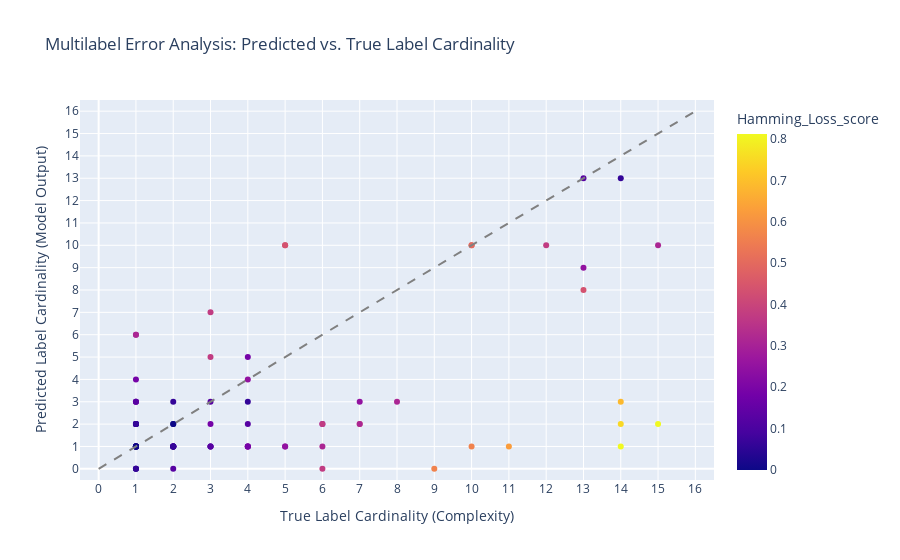

This figure's notebook cell:
### Code cell
# 1. Calculate Cardinalities (Sum across the label axis, axis=1)
true_cardinality = np.sum(y_test_transformed, axis=1)
pred_cardinality = np.sum(moc_preds_test, axis=1)

# 2. Calculate Hamming Loss per sample
# Hamming loss for sample i = (number of mismatches) / N_LABELS
mismatches = np.sum(y_test_transformed != moc_preds_test, axis=1)
hamming_loss_score_ = mismatches / y_test_transformed.shape[1]

# 3. Create the Visualization DataFrame
df_error_vis = pd.DataFrame({
    'Sample_ID': [f'Sample_{i}' for i in range(y_test_transformed.shape[0])],
    'True_Cardinality': true_cardinality,
    'Predicted_Cardinality': pred_cardinality,
    'Hamming_Loss_score': hamming_loss_score_,
    'Total_Errors': mismatches
})

fig = px.scatter(
    df_error_vis,
    x='True_Cardinality',
    y='Predicted_Cardinality',
    # Color the points by the error metric
    color='Hamming_Loss_score',
    # Scale the size of the points by the number of errors
    # size='Total_Errors',
    hover_data=['Sample_ID', 'Total_Errors'],
    title='Multilabel Error Analysis: Predicted vs. True Label Cardinality',
    color_continuous_scale=px.colors.sequential.Plasma, # Use a good sequential color scale
)

# Set axis limits and labels for a clear square comparison
max_cardinality = y_test_transformed.shape[1]
fig.update_xaxes(
    range=[-0.5, max_cardinality + 0.5],
    tickvals=np.arange(0, max_cardinality + 1),
    title="True Label Cardinality (Complexity)"
)
fig.update_yaxes(
    range=[-0.5, max_cardinality + 0.5],
    tickvals=np.arange(0, max_cardinality + 1),
    title="Predicted Label Cardinality (Model Output)"
)

# Add a diagonal line for perfect cardinality prediction (where X=Y)
fig.add_shape(
    type="line", line=dict(dash='dash', color='gray'),
    x0=0, y0=0, x1=max_cardinality, y1=max_cardinality
)

fig.show()

### Figure 1 — Plotly figure (JSON) as saved in the notebook; plotly's stock layout.template omitted (floating-point values rounded to 4 significant figures; data arrays with more than 128 entries replaced by an {"elided": "..."} marker saying what was removed)
{"data": [{"customdata": {"elided": "80x2 mixed values"}, "hovertemplate": "True_Cardinality=%{x}<br>Predicted_Cardinality=%{y}<br>Sample_ID=%{customdata[0]}<br>Total_Errors=%{customdata[1]}<br>Hamming_Loss_score=%{marker.color}<extra></extra>", "legendgroup": "", "marker": {"color": [0.0, 0.0625, 0.375, 0.0625, 0.0, 0.0, 0.0625, 0.25, 0.25, 0.0625, 0.1875, 0.0625, 0.3125, 0.125, 0.0625, 0.125, 0.0, 0.375, 0.3125, 0.125, 0.0625, 0.0625, 0.0, 0.125, 0.8125, 0.6875, 0.1875, 0.1875, 0.1875, 0.0625, 0.125, 0.0625, 0.375, 0.0625, 0.0625, 0.3125, 0.3125, 0.0625, 0.25, 0.0, 0.0, 0.125, 0.25, 0.0, 0.1875, 0.3125, 0.75, 0.3125, 0.25, 0.8125, 0.1875, 0.25, 0.125, 0.625, 0.0625, 0.375, 0.1875, 0.0625, 0.4375, 0.4375, 0.5, 0.5, 0.0, 0.4375, 0.5625, 0.5625, 0.0, 0.0, 0.0625, 0.0, 0.125, 0.375, 0.25, 0.0625, 0.125, 0.0625, 0.4375, 0.3125, 0.1875, 0.125], "coloraxis": "coloraxis", "symbol": "circle"}, "mode": "markers", "name": "", "orientation": "v", "showlegend": false, "type": "scatter", "x": [1, 2, 3, 2, 1, 1, 1, 4, 6, 2, 4, 1, 4, 3, 2, 2, 1, 12, 6, 4, 4, 14, 1, 1, 15, 14, 2, 4, 2, 1, 3, 2, 3, 1, 1, 1, 1, 2, 1, 1, 1, 13, 13, 1, 1, 15, 14, 8, 5, 14, 4, 7, 1, 11, 2, 6, 3, 1, 5, 5, 10, 10, 2, 13, 9, 10, 2, 1, 1, 1, 3, 6, 5, 1, 3, 1, 7, 7, 4, 1], "xaxis": "x", "y": [1, 1, 7, 3, 1, 1, 2, 4, 2, 1, 1, 0, 1, 1, 1, 0, 1, 10, 1, 2, 3, 13, 1, 3, 2, 3, 1, 1, 1, 2, 1, 1, 5, 2, 2, 6, 6, 1, 3, 1, 1, 13, 9, 1, 4, 10, 2, 3, 1, 1, 1, 3, 1, 1, 1, 2, 2, 2, 10, 10, 10, 10, 2, 8, 0, 1, 2, 1, 0, 1, 3, 0, 1, 2, 1, 0, 2, 2, 5, 3], "yaxis": "y"}], "layout": {"coloraxis": {"colorbar": {"title": {"text": "Hamming_Loss_score"}}, "colorscale": [[0, "#0d0887"], [0.1111, "#46039f"], [0.2222, "#7201a8"], [0.3333, "#9c179e"], [0.4444, "#bd3786"], [0.5556, "#d8576b"], [0.6667, "#ed7953"], [0.7778, "#fb9f3a"], [0.8889, "#fdca26"], [1, "#f0f921"]]}, "legend": {"tracegroupgap": 0}, "shapes": [{"line": {"color": "gray", "dash": "dash"}, "type": "line", "x0": 0, "x1": 16, "y0": 0, "y1": 16}], "title": {"text": "Multilabel Error Analysis: Predicted vs. True Label Cardinality"}, "xaxis": {"anchor": "y", "domain": [0, 1], "range": [-0.5, 16.5], "tickvals": [0, 1, 2, 3, 4, 5, 6, 7, 8, 9, 10, 11, 12, 13, 14, 15, 16], "title": {"text": "True Label Cardinality (Complexity)"}}, "yaxis": {"anchor": "x", "domain": [0, 1], "range": [-0.5, 16.5], "tickvals": [0, 1, 2, 3, 4, 5, 6, 7, 8, 9, 10, 11, 12, 13, 14, 15, 16], "title": {"text": "Predicted Label Cardinality (Model Output)"}}}}
